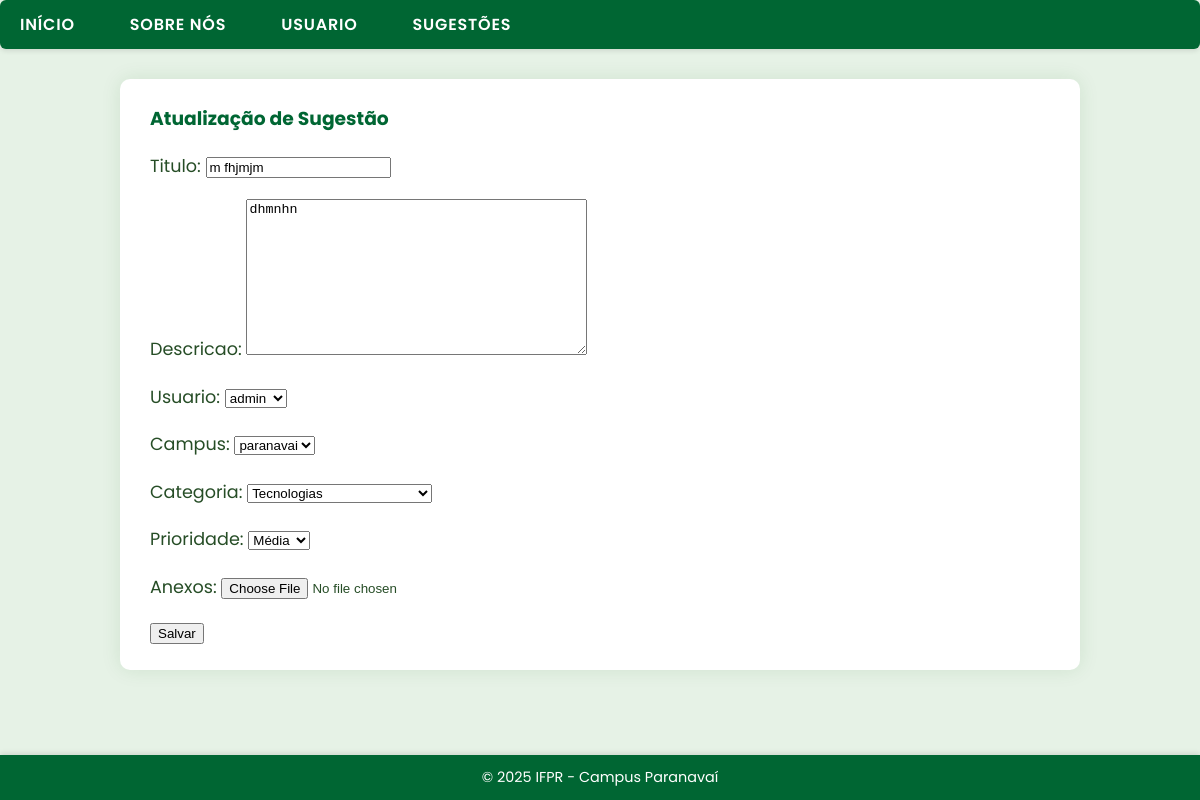
/editar/sugestao/1/, run on the app's committed database.
### paginas/models.py (models this page shows, shortened)
class Sugestao(models.Model):
    titulo = models.CharField(max_length=200)
    descricao = models.TextField()
    campus = models.ForeignKey(Campus, on_delete=models.PROTECT)
    categoria = models.ForeignKey(Categoria, on_delete=models.PROTECT)
    data_criacao = models.DateTimeField(auto_now_add=True)
    status = models.CharField(max_length=20, choices=STATUS_CHOICES, default='aberta')
    prioridade = models.CharField(max_length=10, choices=PRIORIDADE_CHOICES, blank=True, null=True)
    anexos = models.FileField(upload_to='anexos/', blank=True, null=True)
    usuario = models.ForeignKey(User, on_delete=models.PROTECT)

### paginas/views.py (the view)
# urls.py: path("editar/sugestao/<int:pk>/", SugestaoUpdate.as_view(), name="editar-sugestao"),
class SugestaoUpdate(UpdateView):
    model = Sugestao
    fields = ['titulo', 'descricao', 'usuario', 'campus', 'categoria', 'prioridade', 'anexos']
    template_name = 'paginas/form.html'
    success_url = reverse_lazy('index')
    extra_context = {'titulo': 'Atualização de Sugestão', 'botao': 'Salvar'}

### paginas/models.py (called while the page is built)
    def __str__(self):
        return self.nome

    def __str__(self):
        return self.nome

### paginas/templates/paginas/form.html (shortened to what this page needs)
{% extends "paginas/index.html" %}
{% load static %}
{% block conteudo %}
<h3> {{titulo}} </h3>
<form action-"" method="POST">
    {{form.as_p}}
    <button type="submit" >Salvar</button>
</form>
{% endblock %}

### static/css/estilo.css (style rules this page uses)
body { font-family: 'Poppins', sans-serif; background-color: #e6f2e6; color: #1a3d1a; margin: 0; padding: 0; }
h3 { color: #006633; margin-top: 0; font-weight: 700; }
p { line-height: 1.7; font-size: 1.1rem; color: #264d26; }

### data on the page
Sugestao: titulo "m fhjmjm", descricao "dhmnhn", usuario "admin", campus "paranavai", categoria "Tecnologias", prioridade "Média"

### other printed values
{{ titulo }} "Atualização de Sugestão"
